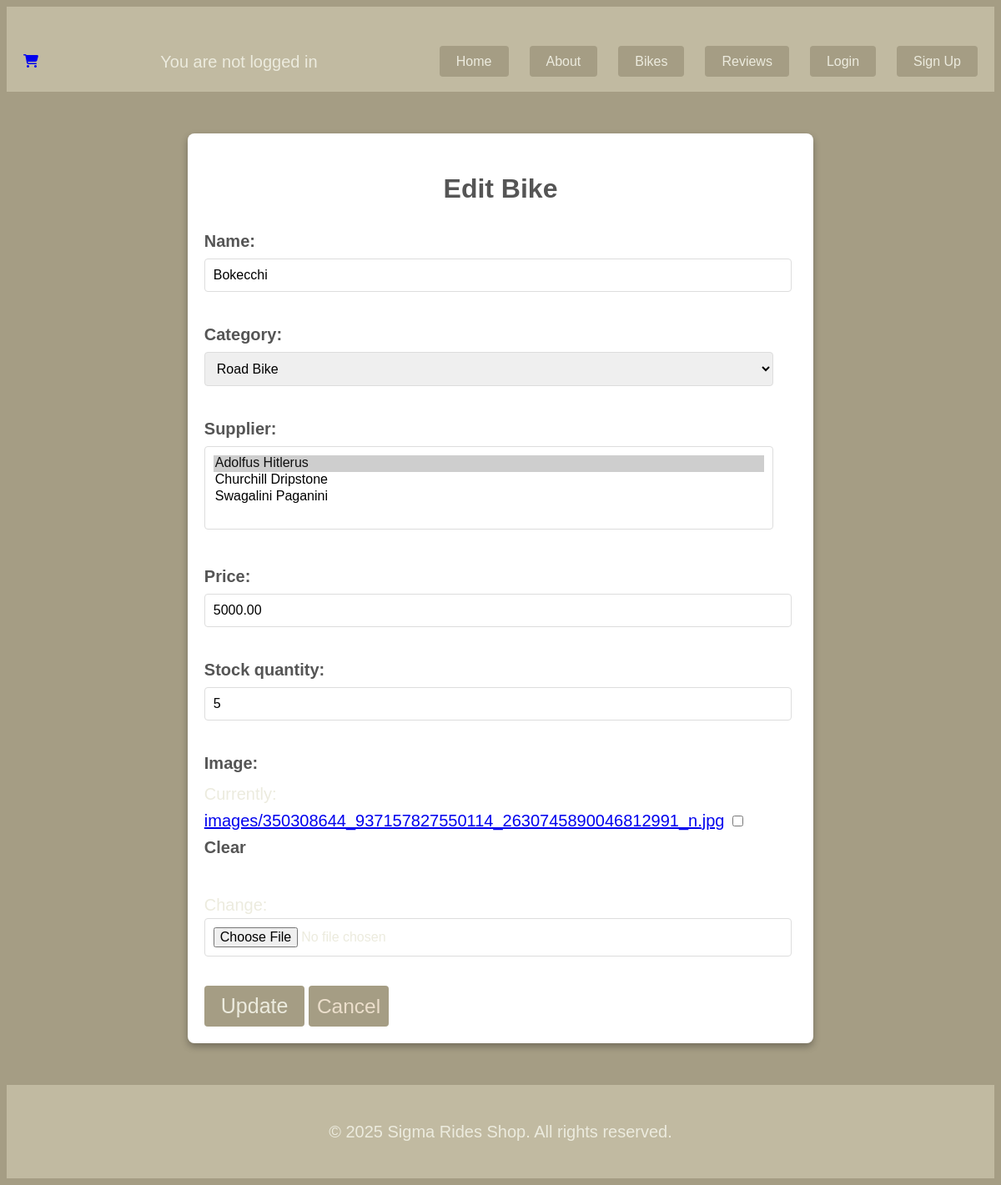
Before: /bike/1/edit with the older database file.
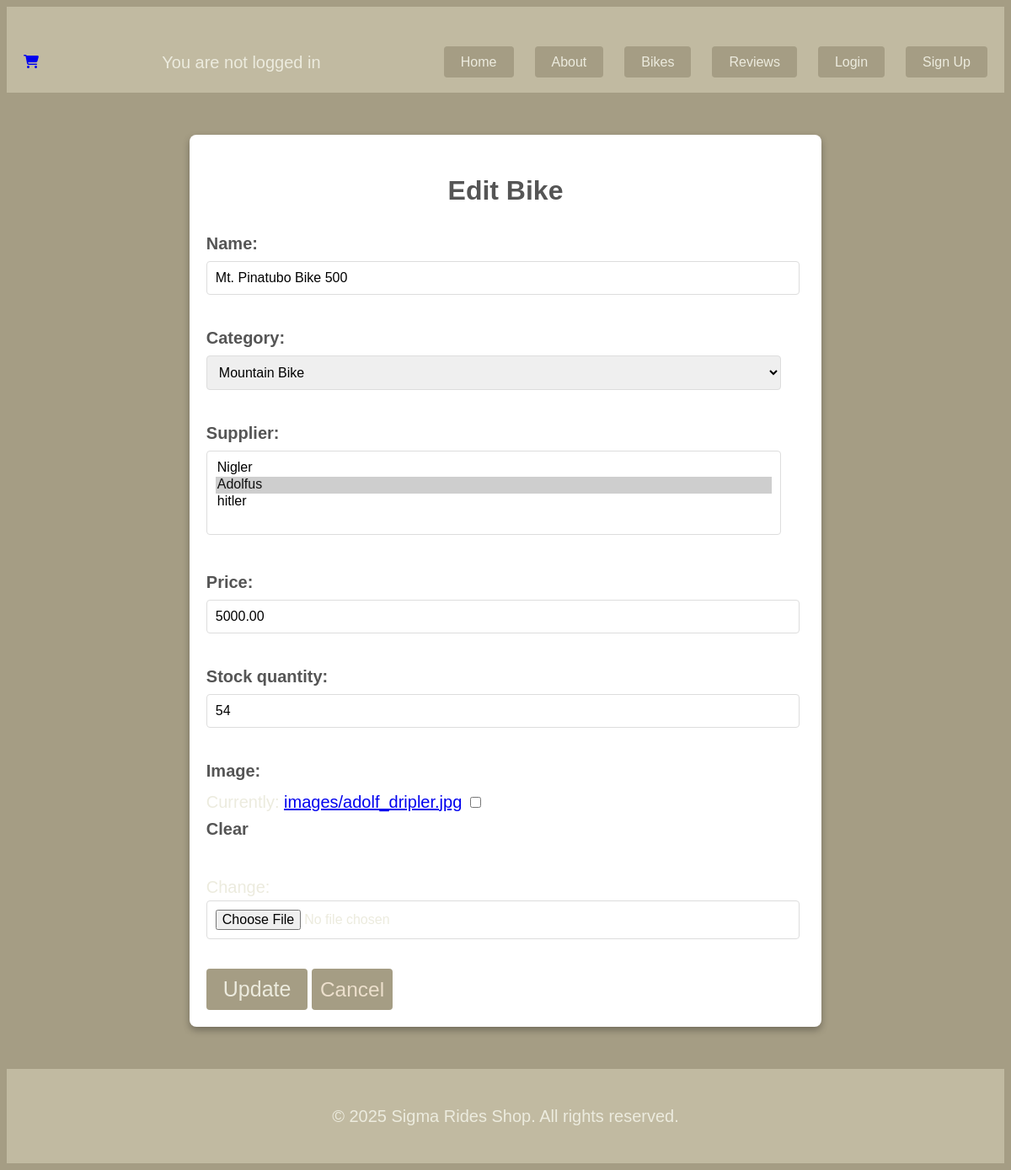
After: the same page with the newer database file.
### app/models.py (models this page shows, shortened)
class Bike(models.Model):
    name = models.CharField(max_length=100)
    category = models.ForeignKey(Category, on_delete=models.CASCADE, related_name='bikes')
    supplier = models.ManyToManyField(Supplier, related_name='bikes')
    price = models.DecimalField(max_digits=10, decimal_places=2)
    stock_quantity = models.PositiveIntegerField()
    image = models.ImageField(null=True, blank=True, upload_to='images/')

class Category(models.Model):
    name = models.CharField(max_length=50, unique=True)
    description = models.TextField(blank=True)
    class Meta:
        verbose_name = "Category"
        verbose_name_plural = "Categories"
    def __str__(self):
        return self.name

class Supplier(models.Model):
    name = models.CharField(max_length=100, unique=True)
    contact_email = models.EmailField()
    phone_number = models.CharField(max_length=20)
    address = models.TextField()
    def __str__(self):
        return self.name

### app/views.py (the view)
# urls.py: path('bike/<int:pk>/edit', BikeUpdateView.as_view(), name='bike_update'),
class BikeUpdateView(UpdateView):
    model = Bike
    fields = ['name', 'category', 'supplier', 'price', 'stock_quantity', 'image']
    template_name = 'app/bike/bike_update.html'

### app/templates/app/bike/bike_update.html (shortened to what this page needs)
{% extends 'app/base.html' %}
{% load static %}
{% block content %}
    <form action="{% url 'bike_update' object.pk %}" method="post" enctype="multipart/form-data" class="formm">
        <h1>Edit Bike</h1>
        {{form.as_p}}
        <input type="submit" value="Update" class="input_button">
        <a href="{% url 'bike_detail' bike.pk %}" class="input_button">Cancel</a>
    </form>
{%  endblock content %}

Changed rows visible on the page:
changed Bike: name "Bokecchi" → "Mt. Pinatubo Bike 500"; category "Road Bike" → "Mountain Bike"; stock_quantity "5" → "54"
Other visible differences:
form field supplier: "Adolfus Hitlerus ☑ / Churchill Dripstone / Swagalini Paganini" → "Nigler / Adolfus ☑ / hitler"
text no longer shown: "Name: Category: Supplier: Price: Stock quantity: Image: Currently: images/350308644_937157827550114_2630745890046812991_n.jpg Clear Change:"
text now shown: "Name: Category: Supplier: Price: Stock quantity: Image: Currently: images/adolf_dripler.jpg Clear Change:"
